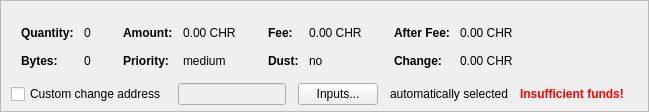
    <widget class="QFrame" name="frameCoinControl">
     <property name="sizePolicy">
      <sizepolicy hsizetype="Expanding" vsizetype="Expanding">
       <horstretch>0</horstretch>
       <verstretch>0</verstretch>
      </sizepolicy>
     </property>
     <property name="maximumSize">
      <size>
       <width>16777215</width>
       <height>16777215</height>
      </size>
     </property>
     <property name="frameShape">
      <enum>QFrame::StyledPanel</enum>
     </property>
     <property name="frameShadow">
      <enum>QFrame::Sunken</enum>
     </property>
     <layout class="QVBoxLayout" name="verticalLayoutCoinControl2">
      <property name="spacing">
       <number>0</number>
      </property>
      <property name="leftMargin">
       <number>0</number>
      </property>
      <property name="topMargin">
       <number>0</number>
      </property>
      <property name="rightMargin">
       <number>0</number>
      </property>
      <property name="bottomMargin">
       <number>6</number>
      </property>
      <item>
       <layout class="QVBoxLayout" name="verticalLayoutCoinControl" stretch="0,0,0">
        <property name="spacing">
         <number>0</number>
        </property>
        <property name="leftMargin">
         <number>10</number>
        </property>
        <property name="topMargin">
         <number>10</number>
        </property>
        <item>
         <layout class="QHBoxLayout" name="horizontalLayoutCoinControl2" stretch="0">
          <property name="spacing">
           <number>8</number>
          </property>
          <property name="bottomMargin">
           <number>10</number>
          </property>
          <item>
           <spacer name="horizontalSpacerCoinControl">
            <property name="orientation">
             <enum>Qt::Horizontal</enum>
            </property>
            <property name="sizeHint" stdset="0">
             <size>
              <width>40</width>
              <height>1</height>
             </size>
            </property>
           </spacer>
          </item>
         </layout>
        </item>
        <item>
         <widget class="QWidget" name="widgetCoinControl" native="true">
          <property name="sizePolicy">
           <sizepolicy hsizetype="Preferred" vsizetype="Preferred">
            <horstretch>0</horstretch>
            <verstretch>0</verstretch>
           </sizepolicy>
          </property>
          <property name="minimumSize">
           <size>
            <width>0</width>
            <height>0</height>
           </size>
          </property>
          <property name="styleSheet">
           <string notr="true"/>
          </property>
          <layout class="QHBoxLayout" name="horizontalLayoutCoinControl5">
           <property name="leftMargin">
            <number>0</number>
           </property>
           <property name="topMargin">
            <number>0</number>
           </property>
           <property name="rightMargin">
            <number>0</number>
           </property>
           <property name="bottomMargin">
            <number>0</number>
           </property>
           <item>
            <layout class="QHBoxLayout" name="horizontalLayoutCoinControl3" stretch="0,0,0,1">
             <property name="spacing">
              <number>20</number>
             </property>
             <property name="topMargin">
              <number>0</number>
             </property>
             <property name="bottomMargin">
              <number>10</number>
             </property>
             <item>
              <layout class="QFormLayout" name="formLayoutCoinControl1">
               <property name="horizontalSpacing">
                <number>10</number>
               </property>
               <property name="verticalSpacing">
                <number>14</number>
               </property>
               <property name="leftMargin">
                <number>10</number>
               </property>
               <property name="topMargin">
                <number>4</number>
               </property>
               <property name="rightMargin">
                <number>6</number>
               </property>
               <item row="0" column="0">
                <widget class="QLabel" name="labelCoinControlQuantityText">
                 <property name="font">
                  <font>
                   <weight>75</weight>
                   <bold>true</bold>
                  </font>
                 </property>
                 <property name="text">
                  <string>Quantity:</string>
                 </property>
                 <property name="margin">
                  <number>0</number>
                 </property>
                </widget>
               </item>
               <item row="0" column="1">
                <widget class="QLabel" name="labelCoinControlQuantity">
                 <property name="cursor">
                  <cursorShape>IBeamCursor</cursorShape>
                 </property>
                 <property name="contextMenuPolicy">
                  <enum>Qt::ActionsContextMenu</enum>
                 </property>
                 <property name="text">
                  <string notr="true">0</string>
                 </property>
                 <property name="margin">
                  <number>0</number>
                 </property>
                 <property name="textInteractionFlags">
                  <set>Qt::LinksAccessibleByMouse|Qt::TextSelectableByKeyboard|Qt::TextSelectableByMouse</set>
                 </property>
                </widget>
               </item>
               <item row="1" column="0">
                <widget class="QLabel" name="labelCoinControlBytesText">
                 <property name="font">
                  <font>
                   <weight>75</weight>
                   <bold>true</bold>
                  </font>
                 </property>
                 <property name="text">
                  <string>Bytes:</string>
                 </property>
                </widget>
               </item>
               <item row="1" column="1">
                <widget class="QLabel" name="labelCoinControlBytes">
                 <property name="cursor">
                  <cursorShape>IBeamCursor</cursorShape>
                 </property>
                 <property name="contextMenuPolicy">
                  <enum>Qt::ActionsContextMenu</enum>
                 </property>
                 <property name="text">
                  <string notr="true">0</string>
                 </property>
                 <property name="textInteractionFlags">
                  <set>Qt::LinksAccessibleByMouse|Qt::TextSelectableByKeyboard|Qt::TextSelectableByMouse</set>
                 </property>
                </widget>
               </item>
              </layout>
             </item>
             <item>
              <layout class="QFormLayout" name="formLayoutCoinControl2">
               <property name="horizontalSpacing">
                <number>10</number>
               </property>
               <property name="verticalSpacing">
                <number>14</number>
               </property>
               <property name="leftMargin">
                <number>6</number>
               </property>
               <property name="topMargin">
                <number>4</number>
               </property>
               <property name="rightMargin">
                <number>6</number>
               </property>
               <item row="0" column="0">
                <widget class="QLabel" name="labelCoinControlAmountText">
                 <property name="font">
                  <font>
                   <weight>75</weight>
                   <bold>true</bold>
                  </font>
                 </property>
                 <property name="text">
                  <string>Amount:</string>
                 </property>
                 <property name="margin">
                  <number>0</number>
                 </property>
                </widget>
               </item>
               <item row="0" column="1">
                <widget class="QLabel" name="labelCoinControlAmount">
                 <property name="cursor">
                  <cursorShape>IBeamCursor</cursorShape>
                 </property>
                 <property name="contextMenuPolicy">
                  <enum>Qt::ActionsContextMenu</enum>
                 </property>
                 <property name="text">
                  <string notr="true">0.00 CHR</string>
                 </property>
                 <property name="textInteractionFlags">
                  <set>Qt::LinksAccessibleByMouse|Qt::TextSelectableByKeyboard|Qt::TextSelectableByMouse</set>
                 </property>
                </widget>
               </item>
               <item row="1" column="0">
                <widget class="QLabel" name="labelCoinControlPriorityText">
                 <property name="font">
                  <font>
                   <weight>75</weight>
                   <bold>true</bold>
                  </font>
                 </property>
                 <property name="text">
                  <string>Priority:</string>
                 </property>
                </widget>
               </item>
               <item row="1" column="1">
                <widget class="QLabel" name="labelCoinControlPriority">
                 <property name="cursor">
                  <cursorShape>IBeamCursor</cursorShape>
                 </property>
                 <property name="contextMenuPolicy">
                  <enum>Qt::ActionsContextMenu</enum>
                 </property>
                 <property name="text">
                  <string notr="true">medium</string>
                 </property>
                 <property name="textInteractionFlags">
                  <set>Qt::LinksAccessibleByMouse|Qt::TextSelectableByKeyboard|Qt::TextSelectableByMouse</set>
                 </property>
                </widget>
               </item>
              </layout>
             </item>
             <item>
              <layout class="QFormLayout" name="formLayoutCoinControl3">
               <property name="horizontalSpacing">
                <number>10</number>
               </property>
               <property name="verticalSpacing">
                <number>14</number>
               </property>
               <property name="leftMargin">
                <number>6</number>
               </property>
               <property name="topMargin">
                <number>4</number>
               </property>
               <property name="rightMargin">
                <number>6</number>
               </property>
               <item row="0" column="0">
                <widget class="QLabel" name="labelCoinControlFeeText">
                 <property name="font">
                  <font>
                   <weight>75</weight>
                   <bold>true</bold>
                  </font>
                 </property>
                 <property name="text">
                  <string>Fee:</string>
                 </property>
                 <property name="margin">
                  <number>0</number>
                 </property>
                </widget>
               </item>
               <item row="0" column="1">
                <widget class="QLabel" name="labelCoinControlFee">
                 <property name="cursor">
                  <cursorShape>IBeamCursor</cursorShape>
                 </property>
                 <property name="contextMenuPolicy">
                  <enum>Qt::ActionsContextMenu</enum>
                 </property>
                 <property name="text">
                  <string notr="true">0.00 CHR</string>
                 </property>
                 <property name="textInteractionFlags">
                  <set>Qt::LinksAccessibleByMouse|Qt::TextSelectableByKeyboard|Qt::TextSelectableByMouse</set>
                 </property>
                </widget>
               </item>
               <item row="1" column="0">
                <widget class="QLabel" name="labelCoinControlLowOutputText">
                 <property name="font">
                  <font>
                   <weight>75</weight>
                   <bold>true</bold>
                  </font>
                 </property>
                 <property name="text">
                  <string>Dust:</string>
                 </property>
                </widget>
               </item>
               <item row="1" column="1">
                <widget class="QLabel" name="labelCoinControlLowOutput">
                 <property name="cursor">
                  <cursorShape>IBeamCursor</cursorShape>
                 </property>
                 <property name="contextMenuPolicy">
                  <enum>Qt::ActionsContextMenu</enum>
                 </property>
                 <property name="text">
                  <string notr="true">no</string>
                 </property>
                 <property name="textInteractionFlags">
                  <set>Qt::LinksAccessibleByMouse|Qt::TextSelectableByKeyboard|Qt::TextSelectableByMouse</set>
                 </property>
                </widget>
               </item>
              </layout>
             </item>
             <item>
              <layout class="QFormLayout" name="formLayoutCoinControl4">
               <property name="horizontalSpacing">
                <number>10</number>
               </property>
               <property name="verticalSpacing">
                <number>14</number>
               </property>
               <property name="leftMargin">
                <number>6</number>
               </property>
               <property name="topMargin">
                <number>4</number>
               </property>
               <property name="rightMargin">
                <number>6</number>
               </property>
               <item row="0" column="0">
                <widget class="QLabel" name="labelCoinControlAfterFeeText">
                 <property name="font">
                  <font>
                   <weight>75</weight>
                   <bold>true</bold>
                  </font>
                 </property>
                 <property name="text">
                  <string>After Fee:</string>
                 </property>
                 <property name="margin">
                  <number>0</number>
                 </property>
                </widget>
               </item>
               <item row="0" column="1">
                <widget class="QLabel" name="labelCoinControlAfterFee">
                 <property name="cursor">
                  <cursorShape>IBeamCursor</cursorShape>
                 </property>
                 <property name="contextMenuPolicy">
                  <enum>Qt::ActionsContextMenu</enum>
                 </property>
                 <property name="text">
                  <string notr="true">0.00 CHR</string>
                 </property>
                 <property name="textInteractionFlags">
                  <set>Qt::LinksAccessibleByMouse|Qt::TextSelectableByKeyboard|Qt::TextSelectableByMouse</set>
                 </property>
                </widget>
               </item>
               <item row="1" column="0">
                <widget class="QLabel" name="labelCoinControlChangeText">
                 <property name="font">
                  <font>
                   <weight>75</weight>
                   <bold>true</bold>
                  </font>
                 </property>
                 <property name="text">
                  <string>Change:</string>
                 </property>
                </widget>
               </item>
               <item row="1" column="1">
                <widget class="QLabel" name="labelCoinControlChange">
                 <property name="cursor">
                  <cursorShape>IBeamCursor</cursorShape>
                 </property>
                 <property name="contextMenuPolicy">
                  <enum>Qt::ActionsContextMenu</enum>
                 </property>
                 <property name="text">
                  <string notr="true">0.00 CHR</string>
                 </property>
                 <property name="textInteractionFlags">
                  <set>Qt::LinksAccessibleByMouse|Qt::TextSelectableByKeyboard|Qt::TextSelectableByMouse</set>
                 </property>
                </widget>
               </item>
              </layout>
             </item>
            </layout>
           </item>
          </layout>
         </widget>
        </item>
        <item>
         <layout class="QHBoxLayout" name="horizontalLayoutCoinControl4" stretch="0,0,0,0,0,0">
          <property name="spacing">
           <number>12</number>
          </property>
          <property name="sizeConstraint">
           <enum>QLayout::SetDefaultConstraint</enum>
          </property>
          <property name="topMargin">
           <number>5</number>
          </property>
          <property name="rightMargin">
           <number>5</number>
          </property>
          <item>
           <widget class="QCheckBox" name="checkBoxCoinControlChange">
            <property name="toolTip">
             <string>If this is activated, but the change address is empty or invalid, change will be sent to a newly generated address.</string>
            </property>
            <property name="text">
             <string>Custom change address</string>
            </property>
           </widget>
          </item>
          <item>
           <widget class="QValidatedLineEdit" name="lineEditCoinControlChange">
            <property name="enabled">
             <bool>false</bool>
            </property>
            <property name="sizePolicy">
             <sizepolicy hsizetype="Expanding" vsizetype="Fixed">
              <horstretch>0</horstretch>
              <verstretch>0</verstretch>
             </sizepolicy>
            </property>
           </widget>
          </item>
          <item>
           <widget class="QPushButton" name="pushButtonCoinControl">
            <property name="styleSheet">
             <string notr="true"/>
            </property>
            <property name="text">
             <string>Inputs...</string>
            </property>
            <property name="autoDefault">
             <bool>false</bool>
            </property>
           </widget>
          </item>
          <item>
           <widget class="QLabel" name="labelCoinControlAutomaticallySelected">
            <property name="text">
             <string>automatically selected</string>
            </property>
            <property name="margin">
             <number>5</number>
            </property>
           </widget>
          </item>
          <item>
           <widget class="QLabel" name="labelCoinControlInsuffFunds">
            <property name="font">
             <font>
              <weight>75</weight>
              <bold>true</bold>
             </font>
            </property>
            <property name="styleSheet">
             <string notr="true">color:red;font-weight:bold;</string>
            </property>
            <property name="text">
             <string>Insufficient funds!</string>
            </property>
            <property name="margin">
             <number>5</number>
            </property>
           </widget>
          </item>
          <item>
           <widget class="QLabel" name="labelCoinControlChangeLabel">
            <property name="sizePolicy">
             <sizepolicy hsizetype="Preferred" vsizetype="Expanding">
              <horstretch>0</horstretch>
              <verstretch>0</verstretch>
             </sizepolicy>
            </property>
            <property name="minimumSize">
             <size>
              <width>0</width>
              <height>0</height>
             </size>
            </property>
            <property name="text">
             <string/>
            </property>
            <property name="margin">
             <number>3</number>
            </property>
           </widget>
          </item>
         </layout>
        </item>
       </layout>
      </item>
     </layout>
    </widget>
